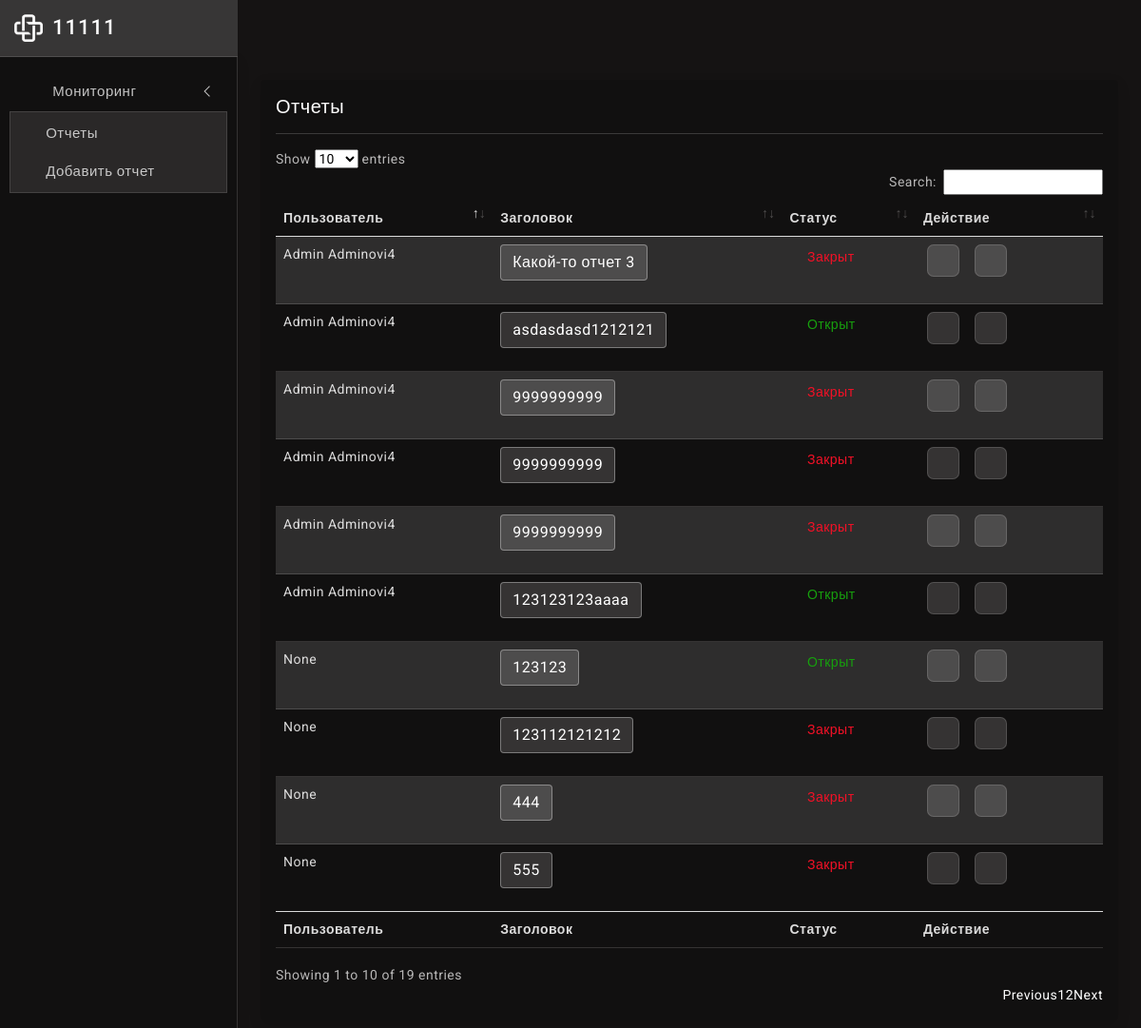
The page / on the database its author committed.
### notes/models.py (models this page shows, shortened)
class Note(models.Model):
    title = models.CharField("Заголовок", max_length=100)
    user = models.ForeignKey('NoteAuthor', on_delete=models.SET_NULL, null=True, verbose_name='Пользователь')
    created = models.DateField("Создана", auto_now=True)
    status = models.BooleanField("Закрыто?", default=False)
    textarea = HTMLField("Поле для отчета", max_length=2000)
    class Meta:
        verbose_name = 'Отчет'
        verbose_name_plural = 'Отчеты'
    def get_absolute_url(self):
        return reverse('note-detail', args=[str(self.id)])

class NoteAuthor(models.Model):
    name = models.CharField("Имя", max_length=20)
    surname = models.CharField("Фамилия", max_length=20)
    post = models.CharField(max_length=1, choices=POST_CHOICES, default="Оператор", verbose_name="Должность")
    class Meta:
        verbose_name = 'Пользователь'
        verbose_name_plural = 'Пользователи'
    def __str__(self):
        return '{0} {1}'.format (self.name, self.surname)

### notes/views.py (the view)
# urls.py: path('', views.NoteListView.as_view(), name='notes'),
class NoteListView(generic.ListView):
    model = Note
    template_name = 'notes/note_list.html'
    paginate_by = 20
    def get_queryset(self):
        return Note.objects.all()

### templates/notes/note_list.html (shortened to what this page needs)
{% extends 'notes/layout.html' %}
{% block content %}
<div class="page-wrapper">
  <div class="page-content">
    <div class="row">
      <div class="col col-lg mx-auto">
        <div class="card">
          <div class="card-body">
            <div class="table-responsive">
              <div>
                <h5 class="mb-0">Отчеты</h5>
              </div>
            </div>
            <hr />
            <table id="example2" class="table table-striped ">
              <thead>
                <tr>
                  <th>Пользователь</th>
                  <th>Заголовок</th>
                  <th>Статус</th>
                  <th>Действие</th>
                </tr>
              </thead>
              <tbody>
                {% for note in note_list %}
                <tr>
                  <td>
                    {{ note.user }}
                  </td>
                  <td>
                    <p>
                      <a class="btn btn-light" data-bs-toggle="collapse" href="#multiCollapse{{ note.pk }}"
                        role="button" aria-expanded="false" aria-controls="multiCollapseExample1">
                        {{ note.title }}
                      </a>
                    </p>
                  </td>
                  <td>
                    <div
                      class="{% if note.status == True %} d-flex align-items-center text-danger {% else %} d-flex align-items-center text-success {% endif %}">
                      <i class='bx bx-radio-circle-marked bx-burst bx-rotate-90 align-middle font-18 me-1'></i>
                      <span>{{ note.status|yesno:"Закрыт, Открыт" }}</span>
                    </div>
                  </td>
                  <td>
                    <div style="left: -20px;" class="btn-group">
                      <div class="d-flex order-actions">
                        <a href="{{ note.get_absolute_url }}" class="ms-4"><i class='bx bx-down-arrow-alt'></i></a>
                      </div>
                      <div class="d-flex order-actions" data-bs-toggle="dropdown"><a href="" class=""><i
                            class="bx bx-cog"></i></a></div>
                    </div>
                  </td>
                </tr>
                {% endfor %}
              </tbody>
              <tfoot>
                <tr>
                  <th>Пользователь</th>
                  <th>Заголовок</th>
                  <th>Статус</th>
                  <th>Действие</th>
                </tr>
              </tfoot>
            </table>
          </div>
        </div>
      </div>
    </div>
  </div>
  {% endblock  %}

### notes/static/notes/css/app.css (style rules this page uses)
body { font-size: 14px; letter-spacing: .5px; font-family: Roboto, sans-serif; overflow-x:hidden }
a { text-decoration: none }
.page-wrapper { height: 100%; margin-top: 60px; margin-bottom: 0px; margin-left: 250px }
.page-content { padding: 1.5rem 1.5rem 0 1.5rem }
.order-actions a { font-size: 18px; width: 34px; height: 34px; display: flex; align-items: center; justify-content: center; background: rgb(255 255 255 / 15%); border: 1px solid rgb(255 255 255 / 15%); text-align: center; border-radius: 20%; color: #ffffff }
.font-18 { font-size: 18px }
body.bg-theme2 { background-image: url(../images/bg-themes/2.png); }
.bg-theme { background-size: 100% 100%; background-attachment: fixed; background-position: center; background-repeat: no-repeat; transition: background .3s; }
.bg-theme { background-size: 100% 100%; background-attachment: fixed; background-position: center; background-repeat: no-repeat; transition: background .2s; }

### rows shown on the page
Note: user "Admin Adminovi4", title "Какой-то отчет 3", status "Закрыт"
Note: user "Admin Adminovi4", title "asdasdasd1212121", status "Открыт"
Note: user "Admin Adminovi4", title "9999999999", status "Закрыт"
Note: user "Admin Adminovi4", title "9999999999", status "Закрыт"
Note: user "Admin Adminovi4", title "9999999999", status "Закрыт"
Note: user "None", title "123123", status "Открыт"
Note: user "None", title "123112121212", status "Закрыт"
Note: user "None", title "444", status "Закрыт"
Note: user "None", title "555", status "Закрыт"
Note: user "Admin Adminovi4", title "123123123aaaa", status "Открыт"
